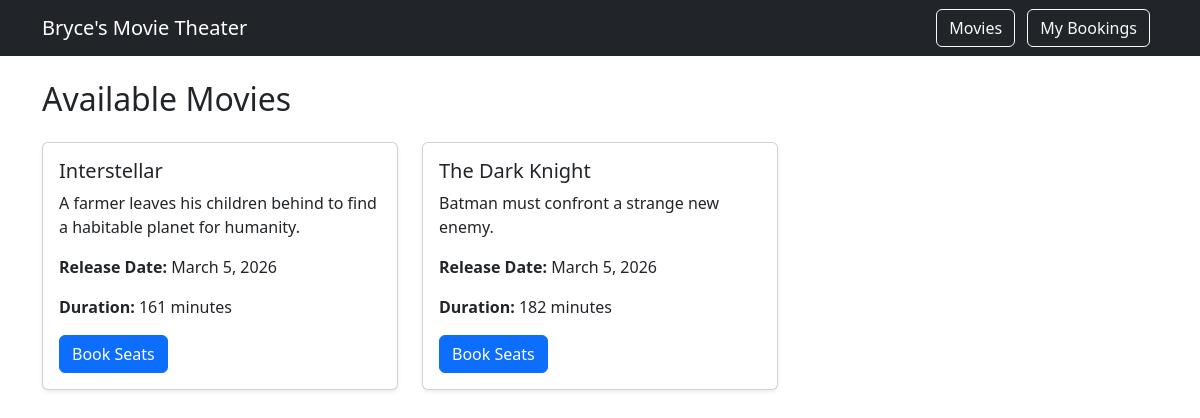
Page /api/ on the committed database.
### bookings/models.py (models this page shows, shortened)
class Movie(models.Model):
    title = models.CharField()
    description = models.TextField()
    releaseDate = models.DateField()
    duration = models.PositiveIntegerField()

### bookings/views.py (the view)
# urls.py: path('', views.movieList, name='movieList'),
def movieList(request):
    movies = Movie.objects.all()
    return render(request, 'bookings/movieList.html', {'movies': movies})

### bookings/templates/bookings/movieList.html (shortened to what this page needs)
{% extends 'bookings/base.html' %}
{% block content %}
<h2 class="mb-4">Available Movies</h2>
<div class="row">
    {% for movie in movies %}
    <div class="col-md-4 mb-4">
        <div class="card shadow-sm">
            <div class="card-body">
                <h5 class="card-title">{{ movie.title }}</h5>
                <p class="card-text">{{ movie.description }}</p>
                <p><strong>Release Date:</strong> {{ movie.releaseDate }}</p>
                <p><strong>Duration:</strong> {{ movie.duration }} minutes</p>
                <a href="{% url 'seatBooking' movie.id %}" class="btn btn-primary">
                    Book Seats
                </a>
            </div>
        </div>
    </div>
    {% empty %}
        <p>No movies available.</p>
    {% endfor %}
</div>
{% endblock %}

### rows in the picture
Movie: title "Interstellar", description "A farmer leaves his children behind to find a habitable planet for humanity.", releaseDate "March 5, 2026", duration "161"
Movie: title "The Dark Knight", description "Batman must confront a strange new enemy.", releaseDate "March 5, 2026", duration "182"
